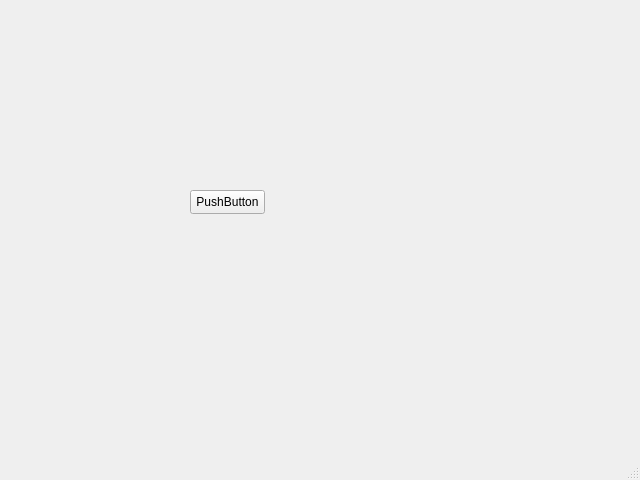
<?xml version="1.0" encoding="UTF-8"?>
<ui version="4.0">
 <class>MainWindow</class>
 <widget class="QMainWindow" name="MainWindow">
  <property name="geometry">
   <rect>
    <x>0</x>
    <y>0</y>
    <width>640</width>
    <height>480</height>
   </rect>
  </property>
  <property name="windowTitle">
   <string>MainWindow</string>
  </property>
  <widget class="QWidget" name="centralwidget">
   <widget class="QPushButton" name="pushButton">
    <property name="geometry">
     <rect>
      <x>190</x>
      <y>190</y>
      <width>75</width>
      <height>24</height>
     </rect>
    </property>
    <property name="text">
     <string>PushButton</string>
    </property>
   </widget>
  </widget>
  <widget class="QMenuBar" name="menubar">
   <property name="geometry">
    <rect>
     <x>0</x>
     <y>0</y>
     <width>640</width>
     <height>22</height>
    </rect>
   </property>
  </widget>
  <widget class="QStatusBar" name="statusbar"/>
 </widget>
 <resources/>
 <connections/>
</ui>
